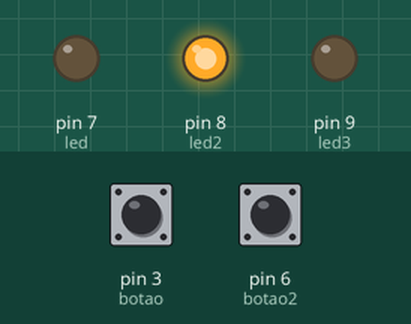
Bench run of a sketch on a simulated Arduino Uno, built with avr-gcc and run on an emulated ATmega328P. On the bench: output pins drawn as LEDs (lit = HIGH). Inputs (shaded band) come from the test bench; at power-on: pin 3 (botao) LOW, pin 6 (botao2) LOW.

Above: at 1.2 s.
1.3 s: pin 3 (botao) pulled HIGH for 0.15 s
At 1.37 s:
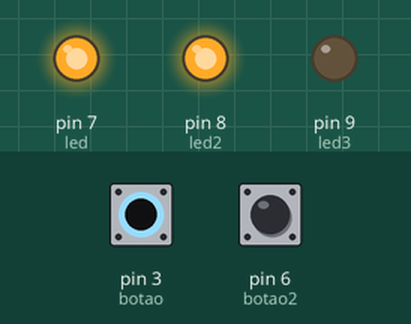
2.9 s: pin 6 (botao2) pulled HIGH for 0.15 s
At 2.97 s:
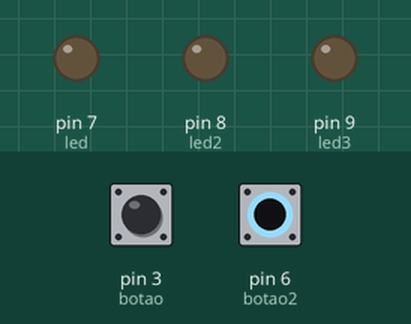
4.5 s: pin 6 (botao2) pulled HIGH for 3.2 s
At 8.3 s:
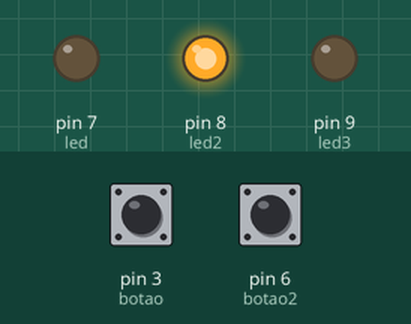
9.2 s: pin 3 (botao) pulled HIGH for 3.2 s
At 10.6 s:
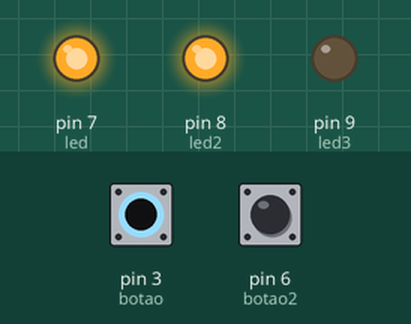
13.9 s: pin 3 (botao) driven HIGH and pin 6 (botao2) driven HIGH
At 14.2 s:
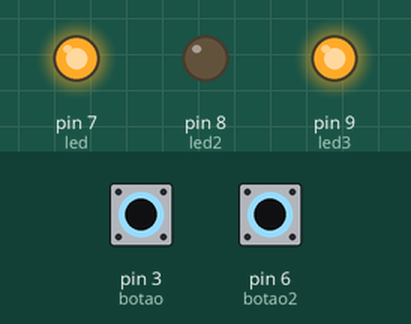
Timing chart, 0 to 16.4 s (numbered marks = the images above; inputs shaded):
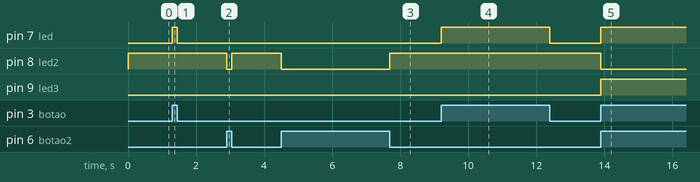

The sketch:

Logica_com_Botoes.ino
```cpp
int botao = 3;
int botao2 = 6;
int led = 7;
int led2 = 8;
int led3 = 9;
int estado;
int estado2;

void setup() {
  pinMode(led, OUTPUT);
  pinMode(botao, INPUT);

  pinMode(led2, OUTPUT);
  pinMode(botao2, INPUT);

  pinMode(led3, OUTPUT);


}

void loop() {

  estado = digitalRead(botao);

  if(estado == HIGH){
    digitalWrite(led, HIGH );


  }

  else{
    digitalWrite(led, LOW);
  }

  estado2 = digitalRead(botao2);

  if(estado2 == HIGH){
    digitalWrite(led2, LOW);


  }

  else{
    digitalWrite(led2, HIGH);

  }

  if(estado == HIGH && estado2 == HIGH){
    digitalWrite(led3, HIGH);

  }

  else{
    digitalWrite(led3, LOW);
  }


}
```

Measured:
- after the input at 1.3 s, pin 7 (led): LOW → HIGH at once, → LOW 0.15 s later
- after the input at 2.9 s, pin 8 (led2): HIGH → LOW at once, → HIGH 0.15 s later
- after the input at 4.5 s, pin 8 (led2): HIGH → LOW at once, → HIGH 3.2 s later
- after the input at 9.2 s, pin 7 (led): LOW → HIGH at once, → LOW 3.2 s later
- after the input at 13.9 s, pin 7 (led), pin 9 (led3): LOW → HIGH at once; pin 8 (led2): HIGH → LOW at once
